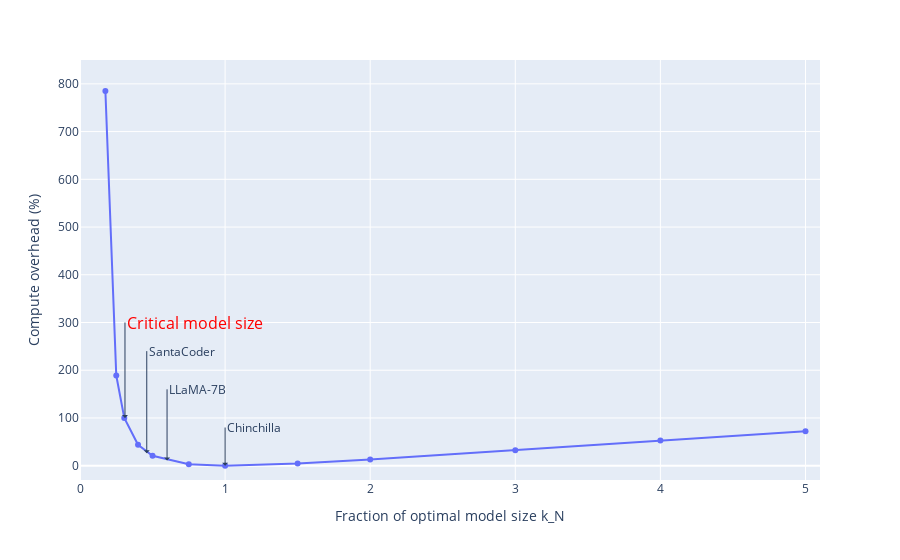

The code cell stored with this chart in its notebook:
### Code cell
import plotly.express as px
import pandas

C = 1.23e+18
data = list()

factors = [0.175, 0.25, 0.3052, 0.4, 0.5, 0.75, 1, 1.5, 2, 3, 4, 5]
for factor in factors:
    data_fraction, C_increase = calc_compute_increase(C, factor)
    data.append({'model_fraction': factor, 'compute_overhead': (C_increase - 1)*100})
    
df = pandas.DataFrame(data)
fig = px.line(df, x="model_fraction", y="compute_overhead")
fig.update_layout(yaxis_title="Compute overhead (%)", 
                  xaxis_title="Fraction of optimal model size k_N", 
                  xaxis_range=[0, 5.1],
                  yaxis_range=[-30, 850],
                  yaxis=dict(tickmode='linear', tick0=0, dtick=100))
fig.update_traces(mode='markers+lines')
fig.add_annotation({
            "x": 1,
            "y": 0,
            "ayref": "y",
            "ay": 80,
            "axref": "x",
            "ax": 1,
            "xanchor": "left",
            "text": "Chinchilla",
            "arrowhead": 1,
})
fig.add_annotation({
            "x": 0.6,
            "y": 11,
            "ayref": "y",
            "ay": 160,
            "axref": "x",
            "ax": 0.6,
            "xanchor": "left",
            "text": "LLaMA-7B",
            "arrowhead": 1,
})
fig.add_annotation({
            "x": 0.46,
            "y": 26,
            "ayref": "y",
            "ay": 240,
            "axref": "x",
            "ax": 0.46,
            "xanchor": "left",
            "text": "SantaCoder",
            "arrowhead": 1,
})

fig.add_annotation({
            "x": 0.31,
            "y": 100,
            "ayref": "y",
            "ay": 300,
            "axref": "x",
            "ax": 0.31,
            "xanchor": "left",
            "text": "Critical model size",
            "arrowhead": 1,
            "font": dict(size=16, color="red")
})
fig.show()

### Figure 1 — Plotly figure (JSON) as saved in the notebook; plotly's stock layout.template omitted (floating-point values rounded to 4 significant figures)
{"data": [{"hovertemplate": "model_fraction=%{x}<br>compute_overhead=%{y}<extra></extra>", "legendgroup": "", "line": {"color": "#636efa", "dash": "solid"}, "mode": "markers+lines", "name": "", "orientation": "v", "showlegend": false, "type": "scatter", "x": [0.175, 0.25, 0.3052, 0.4, 0.5, 0.75, 1, 1.5, 2, 3, 4, 5], "xaxis": "x", "y": [785.1, 188.9, 100.1, 43.7, 20.78, 2.846, 2.22e-14, 4.644, 13.12, 32.58, 52.56, 72.33], "yaxis": "y"}], "layout": {"annotations": [{"arrowhead": 1, "ax": 1, "axref": "x", "ay": 80, "ayref": "y", "text": "Chinchilla", "x": 1, "xanchor": "left", "y": 0}, {"arrowhead": 1, "ax": 0.6, "axref": "x", "ay": 160, "ayref": "y", "text": "LLaMA-7B", "x": 0.6, "xanchor": "left", "y": 11}, {"arrowhead": 1, "ax": 0.46, "axref": "x", "ay": 240, "ayref": "y", "text": "SantaCoder", "x": 0.46, "xanchor": "left", "y": 26}, {"arrowhead": 1, "ax": 0.31, "axref": "x", "ay": 300, "ayref": "y", "font": {"color": "red", "size": 16}, "text": "Critical model size", "x": 0.31, "xanchor": "left", "y": 100}], "legend": {"tracegroupgap": 0}, "margin": {"t": 60}, "xaxis": {"anchor": "y", "domain": [0, 1], "range": [0, 5.1], "title": {"text": "Fraction of optimal model size k_N"}}, "yaxis": {"anchor": "x", "domain": [0, 1], "dtick": 100, "range": [-30, 850], "tick0": 0, "tickmode": "linear", "title": {"text": "Compute overhead (%)"}}}}
